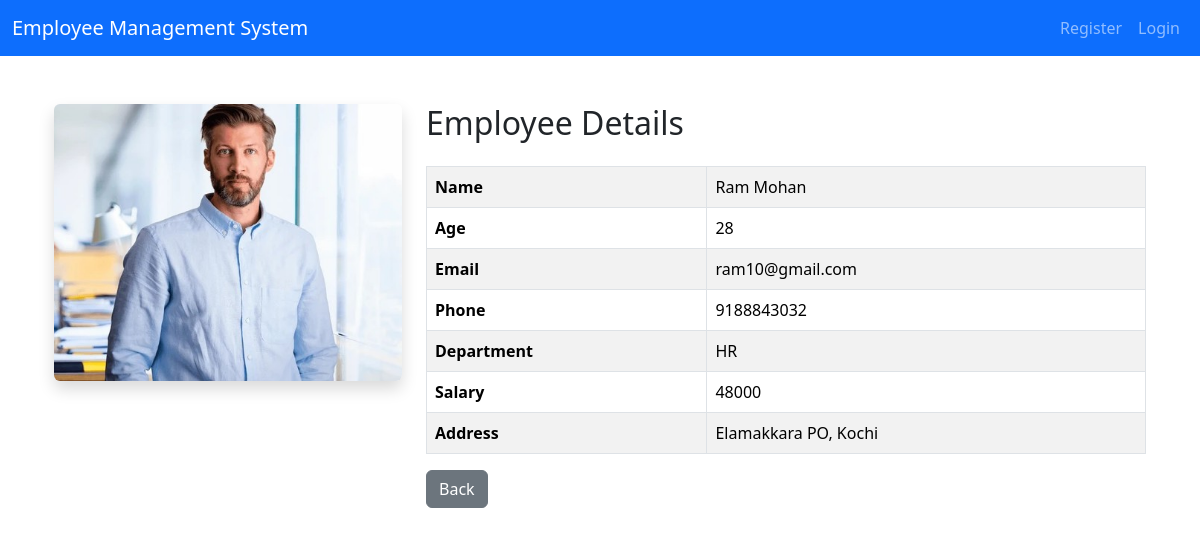
The app's page /single/3/ with its own data.
### finalapp/models.py (models this page shows, shortened)
class EmployeeModel(models.Model):
    name = models.CharField(max_length=100)
    age = models.IntegerField()
    email = models.EmailField()
    phone = models.CharField(max_length=20)
    department = models.CharField(max_length=100)
    salary = models.IntegerField()
    address = models.TextField()
    image = models.ImageField(upload_to='employees/')

### finalapp/views.py (the view)
# urls.py: path('single/<int:id>/', views.single_employee, name='single'),
def single_employee(request, id):
    employee = EmployeeModel.objects.get(id=id)
    return render(request, 'single_employee.html', {'employee': employee})

### templates/single_employee.html (shortened to what this page needs)
{% extends 'base.html' %}
{% block content %}
<div class="container mt-5">
    <div class="row">
        <div class="col-md-4">
            {% if employee.image %}
            <img src="{{ employee.image.url }}"
                 width="100%"
                 class="rounded shadow">
            {% else %}
            <img src="https://via.placeholder.com/300"
                 width="100%"
                 class="rounded shadow">
            {% endif %}
        </div>
        <div class="col-md-8">
            <h2 class="mb-4">
                Employee Details
            </h2>
            <table class="table table-bordered table-striped">
                <tr>
                    <th>Name</th>
                    <td>{{ employee.name }}</td>
                </tr>
                <tr>
                    <th>Age</th>
                    <td>{{ employee.age }}</td>
                </tr>
                <tr>
                    <th>Email</th>
                    <td>{{ employee.email }}</td>
                </tr>
                <tr>
                    <th>Phone</th>
                    <td>{{ employee.phone }}</td>
                </tr>
                <tr>
                    <th>Department</th>
                    <td>{{ employee.department }}</td>
                </tr>
                <tr>
                    <th>Salary</th>
                    <td>{{ employee.salary }}</td>
                </tr>
                <tr>
                    <th>Address</th>
                    <td>{{ employee.address }}</td>
                </tr>
            </table>
            <div class="mt-3">
                <a href="/dashboard/" class="btn btn-secondary">
                    Back
                </a>
            </div>
        </div>
    </div>
</div>
{% endblock %}

### records on screen
EmployeeModel: image (picture), name "Ram Mohan", age "28", email "ram10@gmail.com", phone "9188843032", department "HR", salary "48000", address "Elamakkara PO, Kochi"
